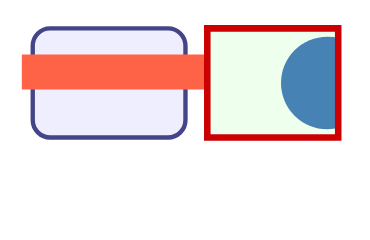

Specify this chart in Vega-Lite:
### Vega specification from a JSON file in a GitHub repository (floating-point values rounded to 4 significant figures)
{"$schema": "https://vega.github.io/schema/vega/v6.json", "width": 160, "height": 100, "padding": 5, "autosize": "none", "background": "white", "signals": [{"name": "clipped", "value": true}], "marks": [{"type": "group", "name": "panel", "clip": {"signal": "clipped"}, "encode": {"update": {"x": {"value": 10}, "y": {"value": 8}, "width": {"value": 70}, "height": {"value": 50}, "fill": {"value": "#eef"}, "stroke": {"value": "#448"}, "strokeWidth": {"value": 2}, "cornerRadius": {"value": 8}}}, "marks": [{"type": "rect", "encode": {"update": {"x": {"value": -5}, "y": {"value": 12}, "width": {"value": 120}, "height": {"value": 16}, "fill": {"value": "tomato"}}}}]}, {"type": "group", "name": "fg", "encode": {"update": {"x": {"value": 90}, "y": {"value": 8}, "width": {"value": 60}, "height": {"value": 50}, "fill": {"value": "#efe"}, "stroke": {"value": "#c00"}, "strokeWidth": {"value": 3}, "strokeForeground": {"value": true}, "clip": {"value": true}}}, "marks": [{"type": "symbol", "encode": {"update": {"x": {"value": 55}, "y": {"value": 25}, "size": {"value": 1800}, "fill": {"value": "steelblue"}}}}]}]}
